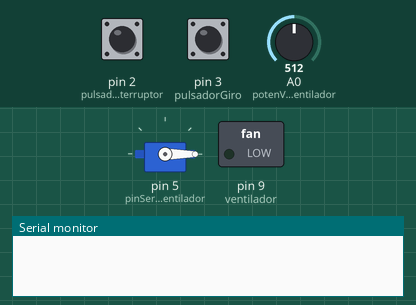
Bench run of a sketch on a simulated Arduino Uno, built with avr-gcc and run on an emulated ATmega328P. On the bench: servo, switched loads named in the sketch (green lamp = pin HIGH), the last lines printed to the serial monitor. Inputs (shaded band) come from the test bench; at power-on: pin 2 (pulsadorInterruptor) LOW, A0 (potenVelocidadVentilador) = 512, pin 3 (pulsadorGiro) LOW.

Above: at 1.2 s.
1.3 s: pin 2 (pulsadorInterruptor) pulled HIGH for 0.15 s
At 1.95 s:
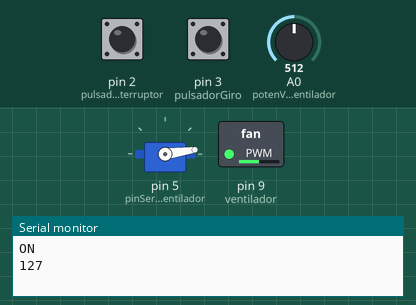
At 2.55 s:
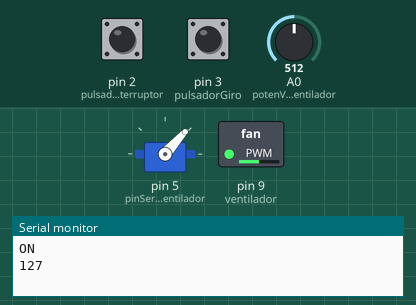
4.3 s: A0 (potenVelocidadVentilador) set to 716
7.3 s: A0 (potenVelocidadVentilador) set to 900
10.3 s: pin 2 (pulsadorInterruptor) pulled HIGH for 3.2 s
At 13.86 s:
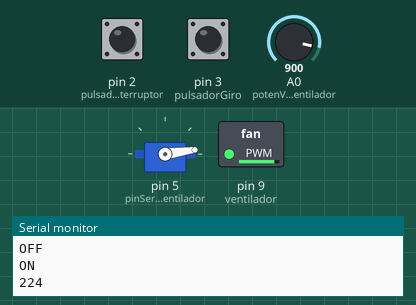
16.1 s: A0 (potenVelocidadVentilador) set to 170
19.1 s: pin 3 (pulsadorGiro) pulled HIGH for 1 s
At 20.64 s:
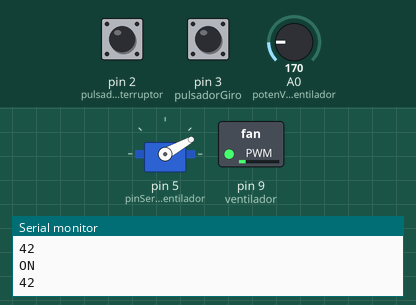
Timing chart, 0 to 23.2 s (numbered marks = the images above; inputs shaded):
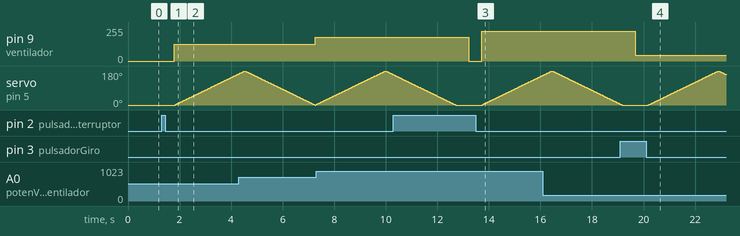

The sketch:

brushlessServoMotor.ino
```cpp
/*
  FUNCIONALIDADES
  - Control de velocidad (potenciometro)
  - Encendido y apagado (pulsador)
  - Movimiento 0 - 180 y estatico (pulsador)
*/

#include <Servo.h> // librería para controlar servomotores

// PULSADORES
int pulsadorInterruptor = 2;
int pulsadorGiro = 3;
int potenVelocidadVentilador = A0;

// PIN PARA EL VENTILADOR
int pinServoVentilador = 5;
int ventilador = 9;


// VARIABLES DE CONTROL
int interruptor = 0;
int giroVentilador = 0;
int velocidadVentilador = 0;

int posicionVentilador = 0;
int retrasoServo = 15;

// VARIABLE - OBJETO SERVO PARA EL VENTILADOR
Servo servoVentilador;
void setup() {
	Serial.begin(9600);
	// ENTRADAS
	pinMode(pulsadorInterruptor, INPUT);
	pinMode(pulsadorGiro, INPUT);

	// SALIDAS
	pinMode(pinServoVentilador, OUTPUT); // SERVO
	pinMode(ventilador, OUTPUT); // VENTILADOR

	// CONFIGURANDO EL PUERTO ARDUINO AL VENTILADOR
	servoVentilador.attach(pinServoVentilador);
	// INICIANDO EL VENTILADOR EN LA POSICIÓN PREDETERMINADA
	servoVentilador.write( posicionVentilador);

	analogWrite(ventilador, 0);

}

void loop() {

	// CONFIGURACIÓN DE LAS VARIABLES DE CONTROL

	if( digitalRead(pulsadorInterruptor) == 1){
		interruptor += 1;
		delay(500);
	}

	if( digitalRead(pulsadorGiro) == 1){
		giroVentilador += 1;
		delay(500);
	}

	/*
		CODIGO DE CONTROL PARA EL FUNCIONAMIENTO
		- Encendido - Apagado
		- Velocidad
	*/

	// VENTILADOR ENCENDIDO
	if (interruptor == 1){
		// CONTROL DE VELOCIDAD
		velocidadVentilador = map( analogRead(potenVelocidadVentilador), 0, 1023, 0, 255);
		analogWrite(ventilador, velocidadVentilador);
		Serial.println("ON");
		Serial.println(velocidadVentilador);

		switch(giroVentilador){
			case 0:
				// GIRO DE 0º - 180º
				for (posicionVentilador = 0; posicionVentilador <= 180; posicionVentilador += 1) {
					servoVentilador.write(posicionVentilador); //
					delay(retrasoServo);

				}
				// GIRO DE 180º - 0º
				for (posicionVentilador = 180; posicionVentilador >= 0; posicionVentilador -= 1) { // giro desde 180 hasta 0 grados
					servoVentilador.write(posicionVentilador);
					delay(retrasoServo);
				}
			break;
			case 1:
				// MANTENER LA POSICIÓN
				servoVentilador.write(posicionVentilador);
			break;
			default :
				giroVentilador = 0;
			break;
		}

	}
	// VENTILADOR APAGADO
	if( interruptor == 2){
		Serial.println("OFF");
		analogWrite(ventilador, 0);
		interruptor = 0;
	}
}
```

Measured:
- after the input at 1.3 s, pin 9 (ventilador): 0/255 → 127/255 after 0.50 s; servo on pin 5 (pinServoVentilador): moves from 0° to 164° over 2.4 s, starting after 0.53 s
- after the input at 4.3 s, pin 9 (ventilador): 127/255 → 178/255 after 3.0 s
- after the input at 10.3 s, pin 9 (ventilador): 178/255 → 0/255 after 2.9 s, → 224/255 0.50 s later
- after the input at 19.1 s, pin 9 (ventilador): 224/255 → 42/255 after 0.58 s instead of 0.08 s
